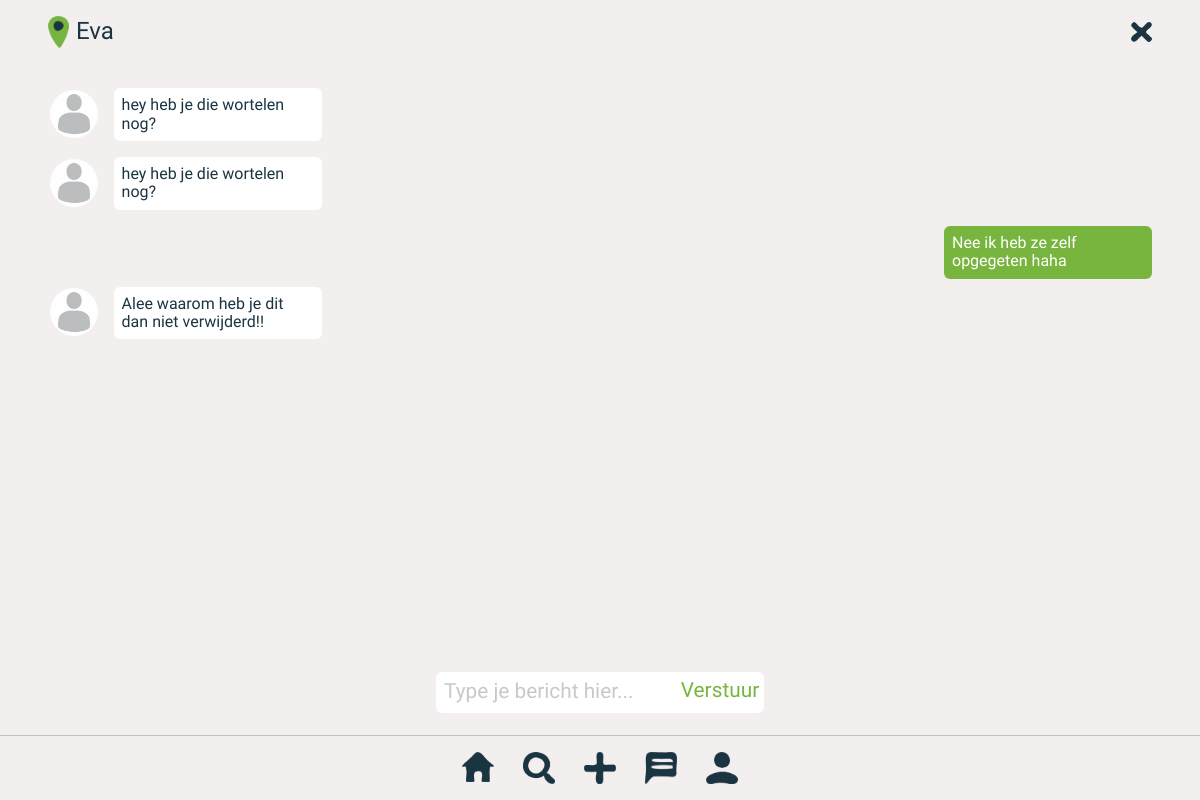
The app's page /chat.php?q=2?&b=4 (signed in), older data.
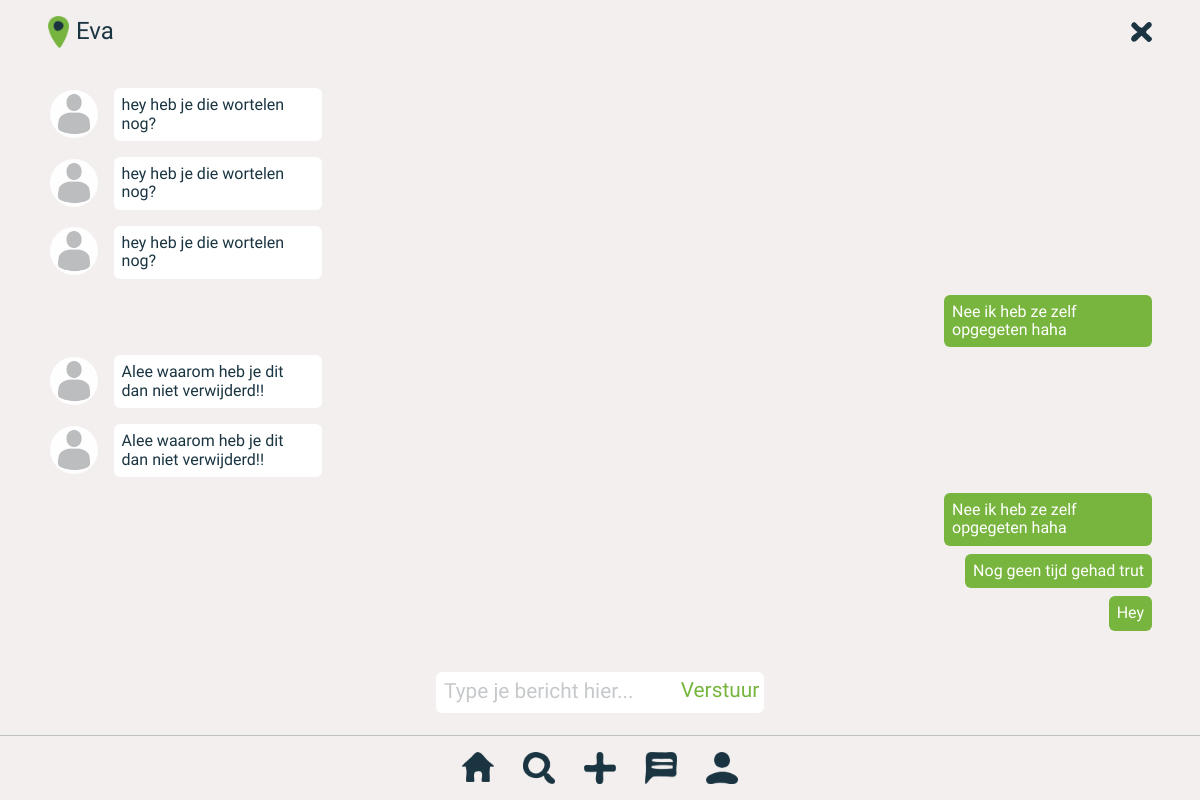
The same page, newer data.
### tables this page shows
CREATE TABLE `chats` (
  `id` int(255) NOT NULL,
  `chat_id_sender` int(255) NOT NULL,
  `chat_id_receiver` int(255) NOT NULL,
  `message` varchar(255) NOT NULL,
  `time` datetime NOT NULL
);

CREATE TABLE `users` (
  `id` int(255) NOT NULL,
  `username` varchar(255) NOT NULL,
  `password` varchar(255) NOT NULL,
  `email` varchar(255) NOT NULL,
  `profile_picture` varchar(255) NOT NULL DEFAULT 'default.jpg',
  `premium` int(255) NOT NULL DEFAULT '0',
  `reactions` int(11) NOT NULL DEFAULT '2',
  `products_saved` int(255) NOT NULL DEFAULT '0'
);

### classes/User.php (called while the page is built, shortened)
<?php
    class User {
        public static function getUsernameById($userId){
            $conn = Database::getConnection();
            $query = $conn->prepare("SELECT username FROM users WHERE id = :userId");
            $query->bindValue(":userId", $userId);
            $query->execute();
            $id = $query->fetch();
            return $id['username'];
        }
        public static function getProfilePictureById($userId){
            $conn = Database::getConnection();
            $query = $conn->prepare("SELECT profile_picture FROM users WHERE id = :userId");
            $query->bindValue(":userId", $userId);
            $query->execute();
            $id = $query->fetch();
            return $id['profile_picture'];
        }
        public static function getMessagesLeft($chatId) {
            $conn = Database::getConnection();
            $query = $conn->prepare("SELECT * FROM chats WHERE chat_id_receiver = :chatId");
            $query->bindValue(":chatId", $chatId);
            $query->execute();
            $result = $query->fetchAll();
            return $result;
        }
        public static function getMessagesRight($chatId) {
            $conn = Database::getConnection();
            $query = $conn->prepare("SELECT * FROM chats WHERE chat_id_sender = :chatId");
            $query->bindValue(":chatId", $chatId);
            $query->execute();
            $result = $query->fetchAll();
            return $result;
        }
    }
?>

### chat.php (the view, shortened to what this page needs)
<?php
    $messagesLeft = User::getMessagesLeft($_GET['q']);
    $messagesRight = User::getMessagesRight($_GET['q']);
?>
<!DOCTYPE html>
<html lang="en">
<head>
     <link rel="stylesheet" href="css/normalize.css">
     <link rel="stylesheet" href="css/general.css">
</head>
<body>
    <header>
        <img src="assets/location_dot.png">
        <h2><?php echo htmlspecialchars(User::getUsernameById($_GET['b']));?></h2>
        <img id="exit_icon" src="assets/icons/exit_icon.png">
    </header>
    <section class="messenger_section">
        <?php foreach($messagesLeft as $messageLeft): ?>
        <?php foreach($messagesRight as $messageRight): ?>
        <?php if(strtotime($messageLeft['time']) < strtotime($messageRight['time'])): ?>
            <div class="incoming_message_wrapper">
             <img src="profile_pictures/<?php echo User::getProfilePictureById($_GET['b']); ?>">
            <div data-origin="incoming">
                <p>
                    <?php echo htmlspecialchars($messageLeft['message']); ?>
                </p>
            </div>
        </div>
        <?php else: ?>
        <div data-origin="outgoing">
            <p>
                <?php echo htmlspecialchars($messageRight['message']); ?>
            </p>
        </div>
        <?php endif; ?>
        <?php endforeach; ?>
        <?php endforeach; ?>
    </section>
    <section id="chat_section">
        <form action="" method="POST">
            <input type="text" name="message" placeholder="Type je bericht hier...">
            <input type="submit" data-receiver="<?php echo $_GET['b']; ?>" value="Verstuur" class="sendBtn">
        </form>
    </section>
    <nav>
        <a href="home.php"><img src="assets/icons/home_icon.png"></a>
        <a href="search.html"><img src="assets/icons/search_icon.png"></a>
        <a href="upload.php"><img src="assets/icons/plus_icon.png"></a>
        <a href="chats.php"><img src="assets/icons/message_icon.png"></a>
        <a href="profile.php"><img src="assets/icons/profile_icon.png"></a>
    </nav>
</body>
</html>

Row changes from the older to the newer data that the page shows:
added chats: users.profile_picture (placeholder picture), $messageLeft['message'] "hey heb je die wortelen nog?", $messageLeft['message'] "Alee waarom heb je dit dan niet verwijderd!!", message "Hey"
added chats: chats (message "Nee ik heb ze zelf opgegeten haha"), chats (message "Nog geen tijd gehad trut")
